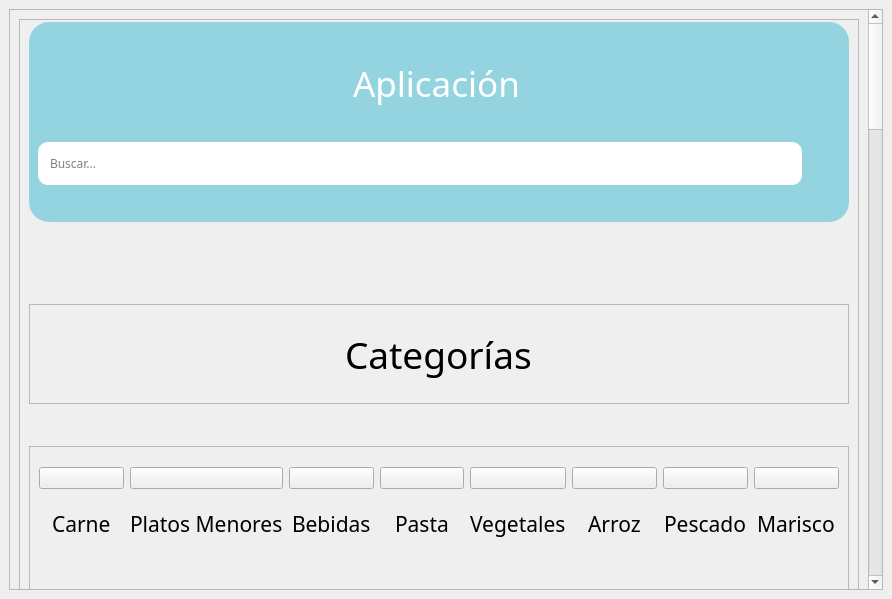
<?xml version="1.0" encoding="UTF-8"?>
<ui version="4.0">
 <class>MainWindow</class>
 <widget class="QMainWindow" name="MainWindow">
  <property name="geometry">
   <rect>
    <x>0</x>
    <y>0</y>
    <width>892</width>
    <height>599</height>
   </rect>
  </property>
  <property name="windowTitle">
   <string>MainWindow</string>
  </property>
  <widget class="QWidget" name="centralwidget">
   <layout class="QVBoxLayout" name="verticalLayout_5">
    <item>
     <widget class="QScrollArea" name="scrollArea">
      <property name="widgetResizable">
       <bool>true</bool>
      </property>
      <widget class="QWidget" name="scrollAreaWidgetContents">
       <property name="geometry">
        <rect>
         <x>0</x>
         <y>-979</y>
         <width>865</width>
         <height>3012</height>
        </rect>
       </property>
       <layout class="QVBoxLayout" name="verticalLayout">
        <property name="spacing">
         <number>10</number>
        </property>
        <item>
         <widget class="QFrame" name="frame">
          <property name="minimumSize">
           <size>
            <width>0</width>
            <height>3000</height>
           </size>
          </property>
          <property name="frameShape">
           <enum>QFrame::StyledPanel</enum>
          </property>
          <property name="frameShadow">
           <enum>QFrame::Raised</enum>
          </property>
          <layout class="QVBoxLayout" name="verticalLayout_2">
           <property name="spacing">
            <number>40</number>
           </property>
           <property name="topMargin">
            <number>0</number>
           </property>
           <item>
            <widget class="QFrame" name="frame_19">
             <property name="maximumSize">
              <size>
               <width>16777215</width>
               <height>200</height>
              </size>
             </property>
             <property name="font">
              <font>
               <weight>75</weight>
               <bold>true</bold>
              </font>
             </property>
             <property name="styleSheet">
              <string notr="true">background-color:#94D4E1;
border-radius:20px;</string>
             </property>
             <property name="frameShape">
              <enum>QFrame::StyledPanel</enum>
             </property>
             <property name="frameShadow">
              <enum>QFrame::Raised</enum>
             </property>
             <layout class="QGridLayout" name="gridLayout_4">
              <item row="0" column="2">
               <widget class="QLabel" name="label_2">
                <property name="font">
                 <font>
                  <family>Rage Italic</family>
                  <pointsize>26</pointsize>
                 </font>
                </property>
                <property name="styleSheet">
                 <string notr="true">color:white;</string>
                </property>
                <property name="text">
                 <string>Aplicación</string>
                </property>
               </widget>
              </item>
              <item row="0" column="3">
               <spacer name="horizontalSpacer_3">
                <property name="orientation">
                 <enum>Qt::Horizontal</enum>
                </property>
                <property name="sizeHint" stdset="0">
                 <size>
                  <width>40</width>
                  <height>20</height>
                 </size>
                </property>
               </spacer>
              </item>
              <item row="0" column="0">
               <widget class="QPushButton" name="volver">
                <property name="text">
                 <string/>
                </property>
                <property name="icon">
                 <iconset>
                  <normaloff>imagenes/chef-logo.png</normaloff>imagenes/chef-logo.png</iconset>
                </property>
                <property name="iconSize">
                 <size>
                  <width>100</width>
                  <height>100</height>
                 </size>
                </property>
               </widget>
              </item>
              <item row="1" column="0" colspan="5">
               <widget class="QFrame" name="frame_3">
                <property name="styleSheet">
                 <string notr="true">background-color:white;
border-radius:10px;</string>
                </property>
                <property name="frameShape">
                 <enum>QFrame::StyledPanel</enum>
                </property>
                <property name="frameShadow">
                 <enum>QFrame::Raised</enum>
                </property>
                <layout class="QHBoxLayout" name="horizontalLayout_2">
                 <item>
                  <widget class="QLineEdit" name="busqueda">
                   <property name="minimumSize">
                    <size>
                     <width>0</width>
                     <height>25</height>
                    </size>
                   </property>
                   <property name="font">
                    <font>
                     <family>Bahnschrift Light</family>
                    </font>
                   </property>
                   <property name="styleSheet">
                    <string notr="true">background-color:white;
border-radius:1px;
border:1px solid white;</string>
                   </property>
                   <property name="text">
                    <string/>
                   </property>
                   <property name="placeholderText">
                    <string>Buscar...</string>
                   </property>
                  </widget>
                 </item>
                </layout>
               </widget>
              </item>
              <item row="1" column="5">
               <widget class="QPushButton" name="buscar">
                <property name="maximumSize">
                 <size>
                  <width>50</width>
                  <height>16777215</height>
                 </size>
                </property>
                <property name="styleSheet">
                 <string notr="true">background-color:transparent;

border-radius:10px;</string>
                </property>
                <property name="text">
                 <string/>
                </property>
               </widget>
              </item>
              <item row="0" column="1">
               <spacer name="horizontalSpacer">
                <property name="orientation">
                 <enum>Qt::Horizontal</enum>
                </property>
                <property name="sizeHint" stdset="0">
                 <size>
                  <width>40</width>
                  <height>20</height>
                 </size>
                </property>
               </spacer>
              </item>
             </layout>
            </widget>
           </item>
           <item>
            <spacer name="verticalSpacer">
             <property name="orientation">
              <enum>Qt::Vertical</enum>
             </property>
             <property name="sizeType">
              <enum>QSizePolicy::Fixed</enum>
             </property>
             <property name="sizeHint" stdset="0">
              <size>
               <width>40</width>
               <height>40</height>
              </size>
             </property>
            </spacer>
           </item>
           <item>
            <widget class="QFrame" name="frame_2">
             <property name="minimumSize">
              <size>
               <width>0</width>
               <height>100</height>
              </size>
             </property>
             <property name="maximumSize">
              <size>
               <width>16777215</width>
               <height>100</height>
              </size>
             </property>
             <property name="frameShape">
              <enum>QFrame::StyledPanel</enum>
             </property>
             <property name="frameShadow">
              <enum>QFrame::Raised</enum>
             </property>
             <layout class="QHBoxLayout" name="horizontalLayout">
              <item alignment="Qt::AlignHCenter">
               <widget class="QLabel" name="label_14">
                <property name="font">
                 <font>
                  <family>Rage Italic</family>
                  <pointsize>28</pointsize>
                 </font>
                </property>
                <property name="text">
                 <string>Categorías</string>
                </property>
               </widget>
              </item>
             </layout>
            </widget>
           </item>
           <item>
            <widget class="QFrame" name="frame_14">
             <property name="maximumSize">
              <size>
               <width>16777215</width>
               <height>300</height>
              </size>
             </property>
             <property name="frameShape">
              <enum>QFrame::StyledPanel</enum>
             </property>
             <property name="frameShadow">
              <enum>QFrame::Raised</enum>
             </property>
             <layout class="QGridLayout" name="gridLayout_2">
              <property name="topMargin">
               <number>20</number>
              </property>
              <property name="bottomMargin">
               <number>20</number>
              </property>
              <property name="verticalSpacing">
               <number>20</number>
              </property>
              <item row="2" column="8">
               <widget class="QPushButton" name="btnarroz">
                <property name="text">
                 <string/>
                </property>
               </widget>
              </item>
              <item row="2" column="11">
               <widget class="QPushButton" name="btnmarisco">
                <property name="text">
                 <string/>
                </property>
               </widget>
              </item>
              <item row="2" column="3">
               <widget class="QPushButton" name="btnbebidas">
                <property name="styleSheet">
                 <string notr="true"/>
                </property>
                <property name="text">
                 <string/>
                </property>
               </widget>
              </item>
              <item row="2" column="10">
               <widget class="QPushButton" name="btnpescado">
                <property name="text">
                 <string/>
                </property>
               </widget>
              </item>
              <item row="3" column="11" alignment="Qt::AlignHCenter|Qt::AlignTop">
               <widget class="QLabel" name="label_13">
                <property name="font">
                 <font>
                  <family>Rage Italic</family>
                  <pointsize>16</pointsize>
                 </font>
                </property>
                <property name="text">
                 <string>Marisco</string>
                </property>
               </widget>
              </item>
              <item row="3" column="10" alignment="Qt::AlignHCenter|Qt::AlignTop">
               <widget class="QLabel" name="label_12">
                <property name="font">
                 <font>
                  <family>Rage Italic</family>
                  <pointsize>16</pointsize>
                 </font>
                </property>
                <property name="text">
                 <string>Pescado</string>
                </property>
               </widget>
              </item>
              <item row="3" column="0" alignment="Qt::AlignHCenter|Qt::AlignTop">
               <widget class="QLabel" name="label_4">
                <property name="font">
                 <font>
                  <family>Rage Italic</family>
                  <pointsize>16</pointsize>
                 </font>
                </property>
                <property name="text">
                 <string>Carne</string>
                </property>
               </widget>
              </item>
              <item row="3" column="2" alignment="Qt::AlignTop">
               <widget class="QLabel" name="label_5">
                <property name="font">
                 <font>
                  <family>Rage Italic</family>
                  <pointsize>16</pointsize>
                 </font>
                </property>
                <property name="text">
                 <string>Platos Menores</string>
                </property>
               </widget>
              </item>
              <item row="2" column="7">
               <widget class="QPushButton" name="btnverdura">
                <property name="text">
                 <string/>
                </property>
               </widget>
              </item>
              <item row="2" column="2">
               <widget class="QPushButton" name="btnplatos">
                <property name="text">
                 <string/>
                </property>
               </widget>
              </item>
              <item row="2" column="5">
               <widget class="QPushButton" name="btnpasta">
                <property name="text">
                 <string/>
                </property>
               </widget>
              </item>
              <item row="3" column="8" alignment="Qt::AlignHCenter|Qt::AlignTop">
               <widget class="QLabel" name="label_10">
                <property name="font">
                 <font>
                  <family>Rage Italic</family>
                  <pointsize>16</pointsize>
                 </font>
                </property>
                <property name="text">
                 <string>Arroz</string>
                </property>
               </widget>
              </item>
              <item row="3" column="5" alignment="Qt::AlignHCenter|Qt::AlignTop">
               <widget class="QLabel" name="label_8">
                <property name="font">
                 <font>
                  <family>Rage Italic</family>
                  <pointsize>16</pointsize>
                 </font>
                </property>
                <property name="text">
                 <string>Pasta</string>
                </property>
               </widget>
              </item>
              <item row="2" column="0">
               <widget class="QPushButton" name="btncarne">
                <property name="text">
                 <string/>
                </property>
               </widget>
              </item>
              <item row="3" column="3" alignment="Qt::AlignHCenter|Qt::AlignTop">
               <widget class="QLabel" name="label_6">
                <property name="font">
                 <font>
                  <family>Rage Italic</family>
                  <pointsize>16</pointsize>
                 </font>
                </property>
                <property name="text">
                 <string>Bebidas</string>
                </property>
               </widget>
              </item>
              <item row="3" column="7" alignment="Qt::AlignHCenter|Qt::AlignTop">
               <widget class="QLabel" name="label_9">
                <property name="font">
                 <font>
                  <family>Rage Italic</family>
                  <pointsize>16</pointsize>
                 </font>
                </property>
                <property name="text">
                 <string>Vegetales</string>
                </property>
               </widget>
              </item>
             </layout>
            </widget>
           </item>
           <item>
            <widget class="QFrame" name="frame_8">
             <property name="maximumSize">
              <size>
               <width>16777215</width>
               <height>200</height>
              </size>
             </property>
             <property name="frameShape">
              <enum>QFrame::StyledPanel</enum>
             </property>
             <property name="frameShadow">
              <enum>QFrame::Raised</enum>
             </property>
             <layout class="QVBoxLayout" name="verticalLayout_9">
              <item alignment="Qt::AlignHCenter">
               <widget class="QLabel" name="label_15">
                <property name="minimumSize">
                 <size>
                  <width>0</width>
                  <height>100</height>
                 </size>
                </property>
                <property name="maximumSize">
                 <size>
                  <width>16777215</width>
                  <height>101</height>
                 </size>
                </property>
                <property name="font">
                 <font>
                  <family>Rage Italic</family>
                  <pointsize>24</pointsize>
                 </font>
                </property>
                <property name="text">
                 <string>Productos Destacados</string>
                </property>
               </widget>
              </item>
              <item>
               <widget class="QLabel" name="label_17">
                <property name="maximumSize">
                 <size>
                  <width>16777215</width>
                  <height>100</height>
                 </size>
                </property>
                <property name="font">
                 <font>
                  <family>SimSun</family>
                  <pointsize>11</pointsize>
                 </font>
                </property>
                <property name="styleSheet">
                 <string notr="true">color:gray;</string>
                </property>
                <property name="text">
                 <string>Encuentra una gama de productos de AhorraMas y averigua mas sobre ellos.</string>
                </property>
               </widget>
              </item>
             </layout>
            </widget>
           </item>
           <item>
            <widget class="QFrame" name="frame_7">
             <property name="minimumSize">
              <size>
               <width>0</width>
               <height>100</height>
              </size>
             </property>
             <property name="maximumSize">
              <size>
               <width>16777215</width>
               <height>300</height>
              </size>
             </property>
             <property name="styleSheet">
              <string notr="true">background-color:#94D4E1;
border-radius:20px;
color:white;</string>
             </property>
             <property name="frameShape">
              <enum>QFrame::StyledPanel</enum>
             </property>
             <property name="frameShadow">
              <enum>QFrame::Raised</enum>
             </property>
             <layout class="QHBoxLayout" name="lt_productos">
              <item>
               <layout class="QHBoxLayout" name="productos"/>
              </item>
             </layout>
            </widget>
           </item>
           <item>
            <widget class="QFrame" name="frame_6">
             <property name="maximumSize">
              <size>
               <width>16777215</width>
               <height>100</height>
              </size>
             </property>
             <property name="frameShape">
              <enum>QFrame::StyledPanel</enum>
             </property>
             <property name="frameShadow">
              <enum>QFrame::Raised</enum>
             </property>
             <layout class="QVBoxLayout" name="verticalLayout_3">
              <item>
               <widget class="QLabel" name="label_11">
                <property name="maximumSize">
                 <size>
                  <width>16777215</width>
                  <height>50</height>
                 </size>
                </property>
                <property name="font">
                 <font>
                  <family>Rage Italic</family>
                  <pointsize>28</pointsize>
                 </font>
                </property>
                <property name="text">
                 <string>Nuestra selección de productos</string>
                </property>
               </widget>
              </item>
              <item>
               <widget class="QLabel" name="label_18">
                <property name="maximumSize">
                 <size>
                  <width>16777215</width>
                  <height>50</height>
                 </size>
                </property>
                <property name="font">
                 <font>
                  <family>SimSun</family>
                  <pointsize>11</pointsize>
                 </font>
                </property>
                <property name="styleSheet">
                 <string notr="true">color:gray;</string>
                </property>
                <property name="text">
                 <string>Obten una seleccion de recetas de la compañía Lidl, podras ver sus características y mas detalles.</string>
                </property>
               </widget>
              </item>
             </layout>
            </widget>
           </item>
           <item>
            <widget class="QFrame" name="frame_21">
             <property name="minimumSize">
              <size>
               <width>0</width>
               <height>1000</height>
              </size>
             </property>
             <property name="maximumSize">
              <size>
               <width>16777215</width>
               <height>1000</height>
              </size>
             </property>
             <property name="frameShape">
              <enum>QFrame::StyledPanel</enum>
             </property>
             <property name="frameShadow">
              <enum>QFrame::Raised</enum>
             </property>
             <layout class="QGridLayout" name="grid_productos" rowminimumheight="0">
              <property name="leftMargin">
               <number>5</number>
              </property>
              <property name="horizontalSpacing">
               <number>4</number>
              </property>
              <property name="verticalSpacing">
               <number>30</number>
              </property>
             </layout>
            </widget>
           </item>
           <item>
            <widget class="QFrame" name="frame_5">
             <property name="maximumSize">
              <size>
               <width>16777215</width>
               <height>100</height>
              </size>
             </property>
             <property name="frameShape">
              <enum>QFrame::StyledPanel</enum>
             </property>
             <property name="frameShadow">
              <enum>QFrame::Raised</enum>
             </property>
             <layout class="QVBoxLayout" name="verticalLayout_10">
              <item>
               <widget class="QLabel" name="label_16">
                <property name="maximumSize">
                 <size>
                  <width>16777215</width>
                  <height>50</height>
                 </size>
                </property>
                <property name="font">
                 <font>
                  <family>Rage Italic</family>
                  <pointsize>24</pointsize>
                 </font>
                </property>
                <property name="text">
                 <string>Textos Relacionados</string>
                </property>
               </widget>
              </item>
              <item>
               <widget class="QLabel" name="label_20">
                <property name="maximumSize">
                 <size>
                  <width>16777215</width>
                  <height>50</height>
                 </size>
                </property>
                <property name="font">
                 <font>
                  <family>NSimSun</family>
                  <pointsize>12</pointsize>
                 </font>
                </property>
                <property name="styleSheet">
                 <string notr="true">color:gray;</string>
                </property>
                <property name="text">
                 <string>Obten los textos relacionados a nuestras recetas personalizadas.</string>
                </property>
               </widget>
              </item>
             </layout>
            </widget>
           </item>
           <item>
            <widget class="QFrame" name="frame_16">
             <property name="maximumSize">
              <size>
               <width>16777215</width>
               <height>300</height>
              </size>
             </property>
             <property name="frameShape">
              <enum>QFrame::StyledPanel</enum>
             </property>
             <property name="frameShadow">
              <enum>QFrame::Raised</enum>
             </property>
             <layout class="QVBoxLayout" name="verticalLayout_12">
              <item>
               <layout class="QGridLayout" name="gridLayout_8"/>
              </item>
             </layout>
            </widget>
           </item>
          </layout>
         </widget>
        </item>
       </layout>
      </widget>
     </widget>
    </item>
   </layout>
  </widget>
 </widget>
 <resources>
  <include location="imagenes/desgin.qrc"/>
 </resources>
 <connections/>
</ui>
